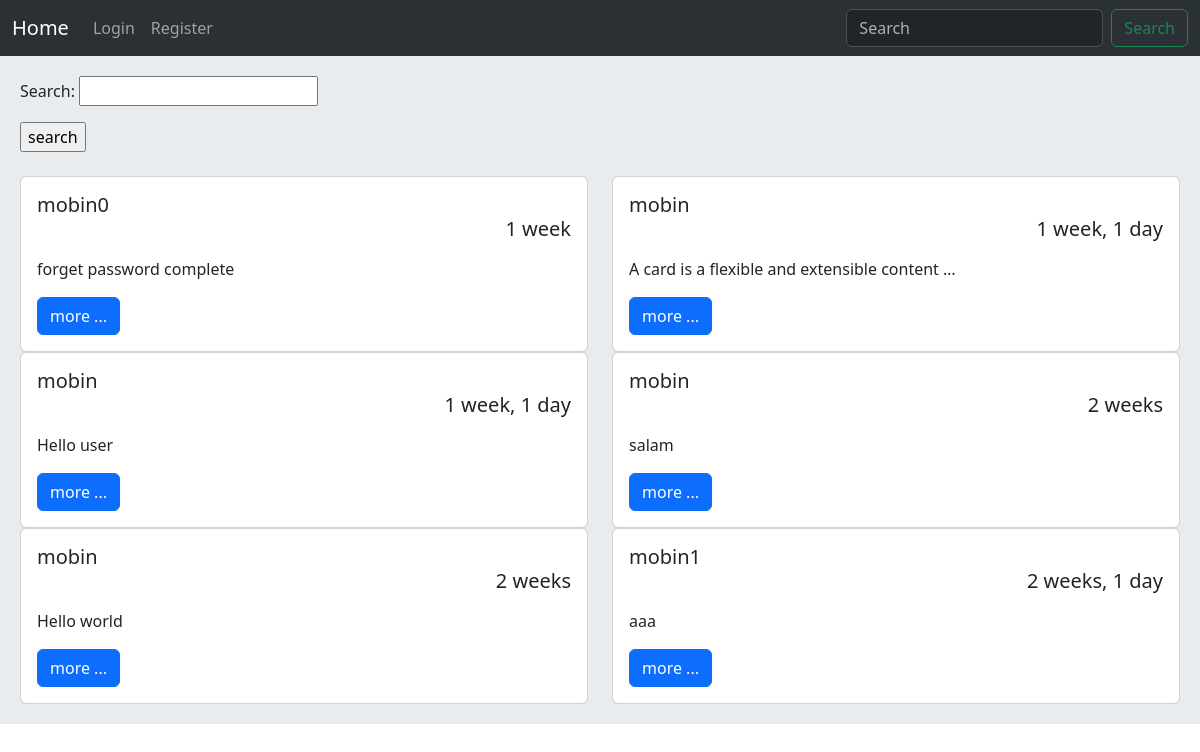
The app's page /, older data.
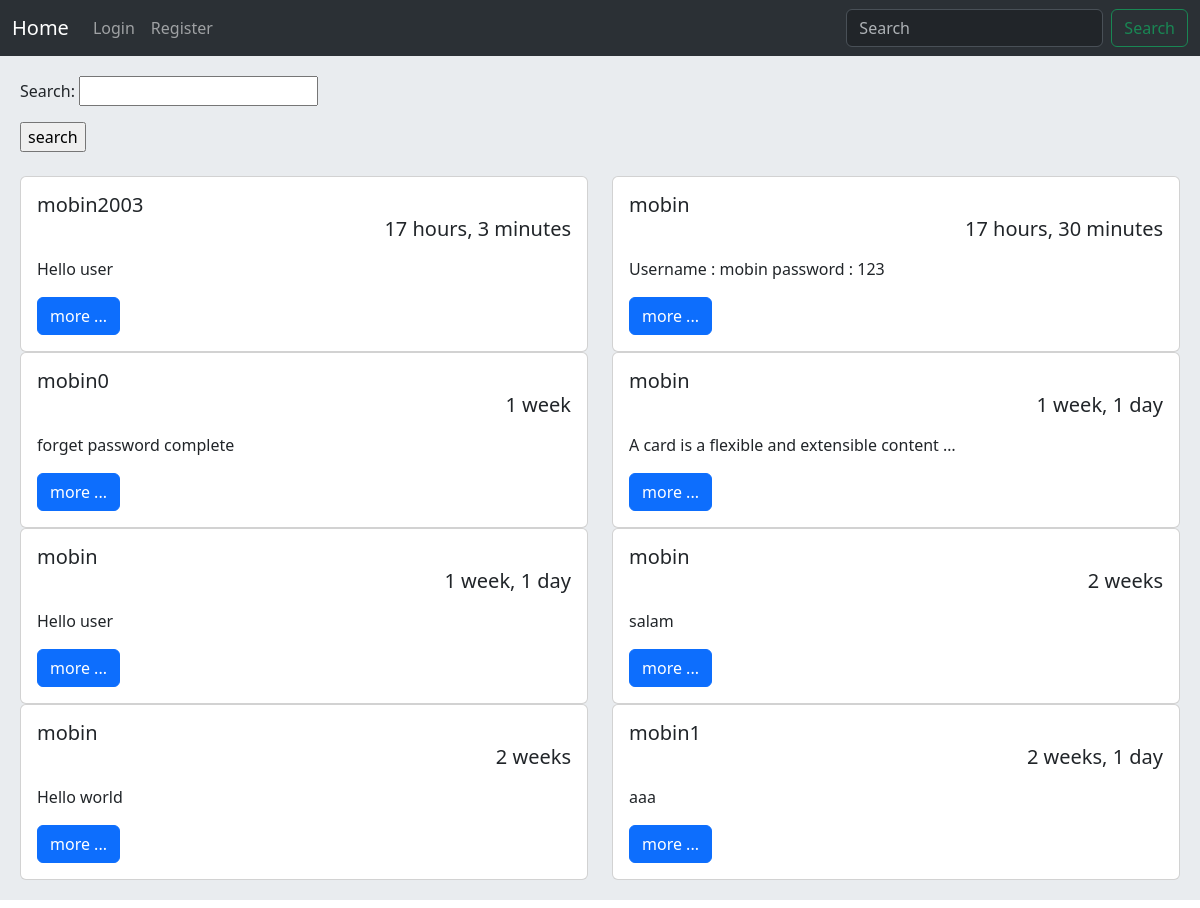
The same page, newer data.
### home/models.py (models this page shows, shortened)
class Post(models.Model):
    user = models.ForeignKey(User,on_delete=models.CASCADE , related_name='posts')
    body = models.TextField()
    slug = models.SlugField()
    created = models.DateTimeField(auto_now_add=True)
    updated = models.DateTimeField(auto_now=True)
    class Meta :
        ordering = ('-created',)
    def get_absolute_url(self):
        return reverse('home:post_detail',args=(self.id , self.slug))

### home/views.py (the view)
# urls.py: path('' ,views.HomeView.as_view(),name='home'),
class HomeView(View):
    form_class = PostSearchForm
    def get(self , request):
        posts = Post.objects.all()
        if request.GET.get('search'):
            posts = posts.filter(body__contains=request.GET['search'])
        return render(request , 'home/index2.html',{'posts':posts,'form':self.form_class})

### home/templates/home/index2.html
{% extends "base.html" %}
{% block content %}
<form method="get">
  {{ form.as_p }}
  <input type="submit" value="search">
</form><br/>
<div class="row">
{% for post in posts %}
    <div class="col-sm-6 mb-3 mb-sm-0">
      <div class="card">
        <div class="card-body">
          <h5 class="card-title">{{ post.user.username }}<p class="text-end">{{ post.created|timesince }}</p></h5>
          <p class="card-text">{{ post.body|truncatewords:8 }}</p>
          <a href="{{ post.get_absolute_url }}" class="btn btn-primary">more ...</a>
        </div>
      </div>
    </div>
{% endfor %}
</div>
{% endblock content %}

Row changes from the older to the newer data that the page shows:
added Post: user.username "mobin2003", created "17 hours, 3 minutes", body "Hello user"
added Post: user.username "mobin", created "17 hours, 30 minutes", body "Username : mobin password : 123"
